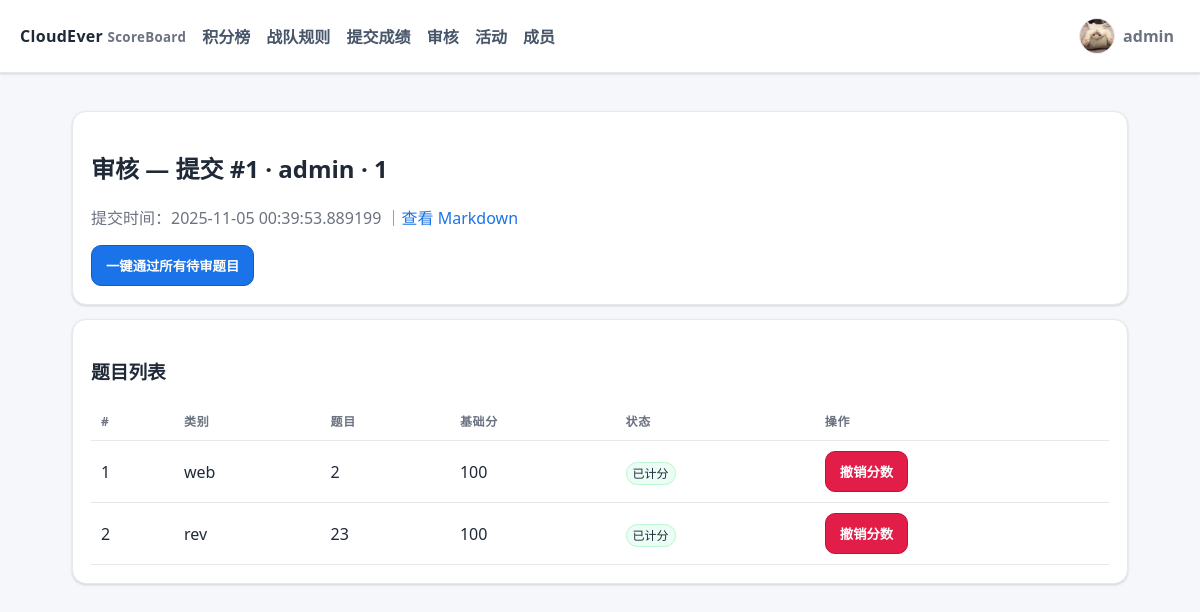
The page /admin/review/1 (signed in) on the database as committed earlier.
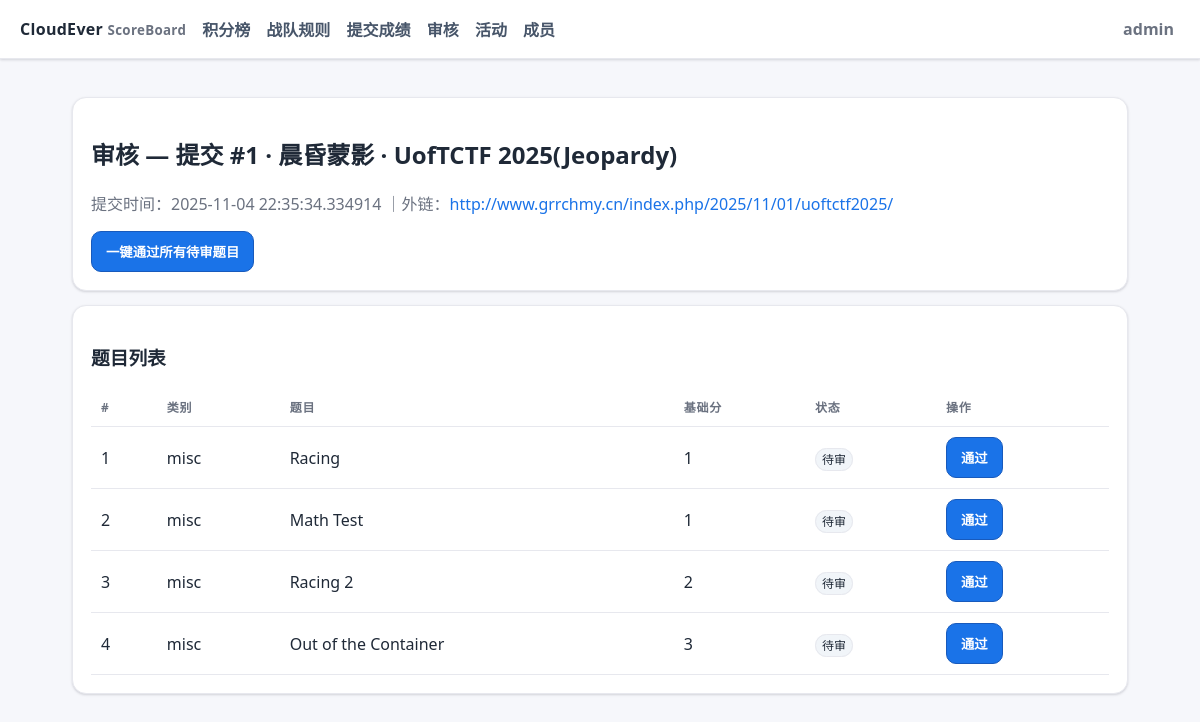
The same page on the database as committed later.
### ceboard/models.py (models this page shows)
class User(Base):
    __tablename__ = "users"
    id = Column(Integer, primary_key=True)
    username = Column(String, unique=True, nullable=False)
    password_hash = Column(String, nullable=False)
    role = Column(String, default="member")  # 'admin' or 'member'
    team_type = Column(String, default="sub")  # 'main' or 'sub'
    is_active = Column(Boolean, default=True)
    avatar_filename = Column(String, nullable=True)
    submissions = relationship("Submission", back_populates="user")

class Event(Base):
    __tablename__ = "events"
    id = Column(Integer, primary_key=True)
    name = Column(String, nullable=False)
    start_time = Column(DateTime(timezone=True))
    end_time = Column(DateTime(timezone=True))
    weight = Column(Float, default=1.0)
    is_reproduction = Column(Boolean, default=False)
    is_active = Column(Boolean, default=True)
    challenges = relationship("Challenge", back_populates="event", cascade="all,delete")
    submissions = relationship("Submission", back_populates="event")

class Submission(Base):
    __tablename__ = "submissions"
    id = Column(Integer, primary_key=True)
    user_id = Column(Integer, ForeignKey("users.id"), nullable=False)
    event_id = Column(Integer, ForeignKey("events.id"), nullable=False)
    created_at = Column(DateTime(timezone=True), default=lambda: datetime.now(TZ))
    wp_url = Column(String, nullable=True)
    wp_md = Column(Text, nullable=True)
    user = relationship("User", back_populates="submissions")
    event = relationship("Event", back_populates="submissions")
    items = relationship("SubmissionItem", back_populates="submission", cascade="all,delete-orphan")

class SubmissionItem(Base):
    __tablename__ = "submission_items"
    id = Column(Integer, primary_key=True)
    submission_id = Column(Integer, ForeignKey("submissions.id"), nullable=False)
    challenge_id = Column(Integer, ForeignKey("challenges.id"), nullable=False)
    approved = Column(Boolean, default=False)
    revoked = Column(Boolean, default=False)
    created_at = Column(DateTime(timezone=True), default=lambda: datetime.now(TZ))
    submission = relationship("Submission", back_populates="items")
    challenge = relationship("Challenge")

class Challenge(Base):
    __tablename__ = "challenges"
    id = Column(Integer, primary_key=True)
    event_id = Column(Integer, ForeignKey("events.id"), nullable=False)
    name = Column(String, nullable=False)
    category = Column(String, default="misc")
    base_score = Column(Integer, default=100)
    event = relationship("Event", back_populates="challenges")

### ceboard/routers/admin.py (the view)
@router.get("/admin/review/{sub_id}", response_class=HTMLResponse)
def admin_review_detail(sub_id: int, request: Request, db = Depends(get_db), current_user = Depends(get_current_user)):
    require_admin(current_user)
    sub = db.get(Submission, sub_id)
    if not sub:
        raise HTTPException(404, "提交不存在")
    items = db.query(SubmissionItem).filter(SubmissionItem.submission_id == sub_id).all()
    return render_template("admin_review_detail.html", title="审核提交", current_user=current_user, sub=sub, user=sub.user, event=sub.event, items=items)

### templates/admin_review_detail.html
{% extends 'base.html' %}
{% block content %}
<div class="card">
  <h2>审核 — 提交 #{{ sub.id }} · {{ user.username }} · {{ event.name }}</h2>
  <p class="muted">
    提交时间：{{ sub.created_at }}
    {% if sub.wp_url %}｜外链：<a href="{{ sub.wp_url }}" target="_blank" rel="noopener noreferrer nofollow">{{ sub.wp_url }}</a>{% endif %}
    {% if sub.wp_md %}｜<a href="/submission/{{ sub.id }}">查看 Markdown</a>{% endif %}
  </p>
  <form method="post" action="/admin/review/{{ sub.id }}/approve_all">
    <button class="btn" type="submit">一键通过所有待审题目</button>
  </form>
</div>
<div class="card">
  <h3>题目列表</h3>
  <table>
    <thead><tr><th>#</th><th>类别</th><th>题目</th><th>基础分</th><th>状态</th><th>操作</th></tr></thead>
    <tbody>
    {% for it in items %}
      <tr>
        <td>{{ loop.index }}</td>
        <td>{{ it.challenge.category }}</td>
        <td>{{ it.challenge.name }}</td>
        <td>{{ it.challenge.base_score }}</td>
        <td>
          {% if not it.approved %}<span class="status pending">待审</span>
          {% elif it.revoked %}<span class="status rev">已撤销</span>
          {% else %}<span class="status ok">已计分</span>{% endif %}
        </td>
        <td class="row">
          {% if not it.approved %}
            <form method="post" action="/admin/review/item/{{ it.id }}/toggle_approve">
              <button class="btn" type="submit">通过</button>
            </form>
          {% endif %}
          {% if it.approved %}
            <form method="post" action="/admin/review/item/{{ it.id }}/toggle_revoke">
              <button class="btn warn" type="submit">{{ '恢复分数' if it.revoked else '撤销分数' }}</button>
            </form>
          {% endif %}
        </td>
      </tr>
    {% else %}
      <tr><td colspan="6" class="muted">该提交暂无题目</td></tr>
    {% endfor %}
    </tbody>
  </table>
</div>
{% endblock %}

### templates/base.html (shortened to what this page needs)
<!doctype html>
<html lang="zh-CN">
<head>
</head>
<body>
  <header>
    <div class="brand">CloudEver <small>ScoreBoard</small></div>
    <div class="nav">
  <a href="/">积分榜</a>
      <a href="/rules">战队规则</a>
      <a href="/submit">提交成绩</a>
      {% if current_user and current_user.role == 'admin' %}
        <a href="/admin/review">审核</a>
        <a href="/admin/events">活动</a>
        <a href="/admin/users">成员</a>
      {% endif %}
    </div>
    <div style="margin-left:auto">
      {% if current_user %}
        <div class="user-menu" id="userMenu">
          <div class="user-trigger" id="userTrigger">
            {% if avatar_url %}<img class="avatar" src="{{ avatar_url }}" alt="avatar" />{% endif %}
            <span class="muted" style="font-weight:600">{{ current_user.username }}</span>
          </div>
        </div>
      {% else %}
        <a class="btn secondary" href="/auth/login">登录</a>
        <a class="btn" style="margin-left:8px" href="/auth/register">注册</a>
      {% endif %}
    </div>
  </header>
  <div class="wrap">
    {% block content %}{% endblock %}
  </div>
</body>
</html>

Rows that differ between the two databases and show on the page:
removed SubmissionItem: challenge.category "web", challenge.name "2", challenge.base_score "100", approved "已计分", revoked "撤销分数"
removed SubmissionItem: challenge.category "rev", challenge.name "23", challenge.base_score "100", approved "已计分", revoked "撤销分数"
changed Submission id 1: created_at "2025-11-05 00:39:53.889199" → "2025-11-04 22:35:34.334914"; wp_url (not shown) → "http://www.grrchmy.cn/index.php/2025/11/01/uoftctf2025/"; wp_md "# 1\r\n2" → empty (drawn)
added User: username "晨昏蒙影"
changed Event: name "1" → "UofTCTF 2025(Jeopardy)"
added SubmissionItem: challenge.category "misc", challenge.name "Racing", challenge.base_score "1", approved "待审"
added SubmissionItem: challenge.category "misc", challenge.name "Math Test", challenge.base_score "1", approved "待审"
now on this page (row edited): SubmissionItem: challenge.category "misc", challenge.name "Racing 2", challenge.base_score "2", approved "待审"
added SubmissionItem: challenge.category "misc", challenge.name "Out of the Container", challenge.base_score "3", approved "待审"
Other text that changed with them:
{{ user.username }}: "admin" → "晨昏蒙影"
text no longer shown: "｜ 查看 Markdown"
text now shown: "｜外链："
